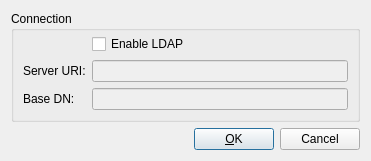
<ui version="4.0" >
 <class>preferencesDialog</class>
 <widget class="QDialog" name="preferencesDialog" >
  <property name="geometry" >
   <rect>
    <x>0</x>
    <y>0</y>
    <width>371</width>
    <height>153</height>
   </rect>
  </property>
  <property name="sizePolicy" >
   <sizepolicy vsizetype="MinimumExpanding" hsizetype="MinimumExpanding" >
    <horstretch>0</horstretch>
    <verstretch>0</verstretch>
   </sizepolicy>
  </property>
  <property name="windowTitle" >
   <string>Preferences</string>
  </property>
  <property name="windowIcon" >
   <iconset resource="../../user.qrc" >
    <normaloff>:/icons/icons/preferences24.png</normaloff>:/icons/icons/preferences24.png</iconset>
  </property>
  <layout class="QVBoxLayout" name="verticalLayout" >
   <item>
    <widget class="QGroupBox" name="groupBox" >
     <property name="enabled" >
      <bool>true</bool>
     </property>
     <property name="sizePolicy" >
      <sizepolicy vsizetype="Preferred" hsizetype="Preferred" >
       <horstretch>0</horstretch>
       <verstretch>0</verstretch>
      </sizepolicy>
     </property>
     <property name="title" >
      <string>Connection</string>
     </property>
     <layout class="QFormLayout" name="formLayout" >
      <property name="fieldGrowthPolicy" >
       <enum>QFormLayout::AllNonFixedFieldsGrow</enum>
      </property>
      <property name="topMargin" >
       <number>3</number>
      </property>
      <item row="1" column="0" >
       <widget class="QLabel" name="label_2" >
        <property name="text" >
         <string>Server URI:</string>
        </property>
       </widget>
      </item>
      <item row="1" column="1" >
       <widget class="QLineEdit" name="serverUriLineEdit" >
        <property name="enabled" >
         <bool>false</bool>
        </property>
       </widget>
      </item>
      <item row="2" column="0" >
       <widget class="QLabel" name="label_3" >
        <property name="text" >
         <string>Base DN:</string>
        </property>
       </widget>
      </item>
      <item row="2" column="1" >
       <widget class="QLineEdit" name="baseDnLineEdit" >
        <property name="enabled" >
         <bool>false</bool>
        </property>
       </widget>
      </item>
      <item row="0" column="1" >
       <widget class="QCheckBox" name="useLdapCheckBox" >
        <property name="text" >
         <string>Enable LDAP</string>
        </property>
       </widget>
      </item>
     </layout>
    </widget>
   </item>
   <item>
    <layout class="QHBoxLayout" name="horizontalLayout" >
     <item>
      <spacer name="horizontalSpacer" >
       <property name="orientation" >
        <enum>Qt::Horizontal</enum>
       </property>
       <property name="sizeHint" stdset="0" >
        <size>
         <width>40</width>
         <height>20</height>
        </size>
       </property>
      </spacer>
     </item>
     <item>
      <widget class="QPushButton" name="okButton" >
       <property name="sizePolicy" >
        <sizepolicy vsizetype="Fixed" hsizetype="Fixed" >
         <horstretch>0</horstretch>
         <verstretch>0</verstretch>
        </sizepolicy>
       </property>
       <property name="text" >
        <string>&amp;OK</string>
       </property>
       <property name="default" >
        <bool>true</bool>
       </property>
      </widget>
     </item>
     <item>
      <widget class="QPushButton" name="cancelButton" >
       <property name="sizePolicy" >
        <sizepolicy vsizetype="Fixed" hsizetype="Fixed" >
         <horstretch>0</horstretch>
         <verstretch>0</verstretch>
        </sizepolicy>
       </property>
       <property name="text" >
        <string>Cancel</string>
       </property>
      </widget>
     </item>
    </layout>
   </item>
  </layout>
 </widget>
 <resources>
  <include location="../../user.qrc" />
 </resources>
 <connections/>
</ui>
